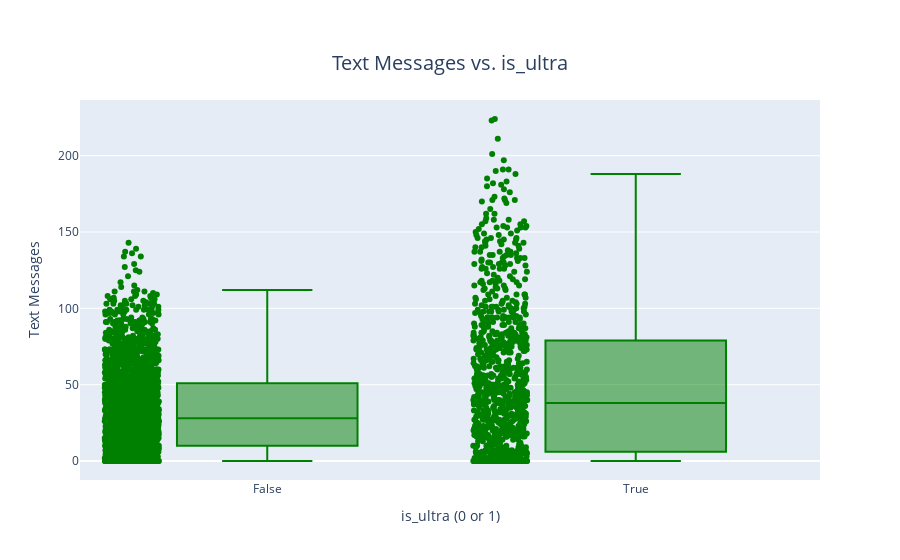

This figure's notebook cell:
### Markdown cell above
### People who use lots of call minutes tend to already be on the 'Ultra' plan.

### Code cell
fig_box = px.box(mega, x='is_ultra', y='msg', 
                 title='Messages vs. is_ultra', 
                 labels={'msg': 'Text Messages', 'is_ultra': 'is_ultra (0 or 1)'},
                 points='all')  # 'all' to show all points along with box plot
# Update the layout to center the title and make it larger
fig_box.update_layout(
    title={
        'text': "Text Messages vs. is_ultra",
        'y':0.9,  # Position the title slightly above the center, adjust as necessary
        'x':0.5,
        'xanchor': 'center',
        'yanchor': 'top',
        'font': {
            'size': 20  # Adjust to the desired font size
        }
    },
    xaxis=dict(
        tickmode='array',
        tickvals=[0, 1],
        ticktext=['False', 'True']  # Optional: better x-axis readability
    )
)
# Update traces to make the bars green
fig_box.update_traces(marker_color='green')
fig_box.show()

### Figure 1 — Plotly figure (JSON) as saved in the notebook; plotly's stock layout.template omitted (floating-point values rounded to 4 significant figures; data arrays with more than 128 entries replaced by an {"elided": "..."} marker saying what was removed)
{"data": [{"alignmentgroup": "True", "boxpoints": "all", "hovertemplate": "is_ultra (0 or 1)=%{x}<br>Text Messages=%{y}<extra></extra>", "legendgroup": "", "marker": {"color": "green"}, "name": "", "notched": false, "offsetgroup": "", "orientation": "v", "showlegend": false, "type": "box", "x": {"elided": "3214 bool values"}, "x0": " ", "xaxis": "x", "y": {"elided": "3214 int values"}, "y0": " ", "yaxis": "y"}], "layout": {"boxmode": "group", "legend": {"tracegroupgap": 0}, "title": {"font": {"size": 20}, "text": "Text Messages vs. is_ultra", "x": 0.5, "xanchor": "center", "y": 0.9, "yanchor": "top"}, "xaxis": {"anchor": "y", "domain": [0, 1], "tickmode": "array", "ticktext": ["False", "True"], "tickvals": [0, 1], "title": {"text": "is_ultra (0 or 1)"}}, "yaxis": {"anchor": "x", "domain": [0, 1], "title": {"text": "Text Messages"}}}}
